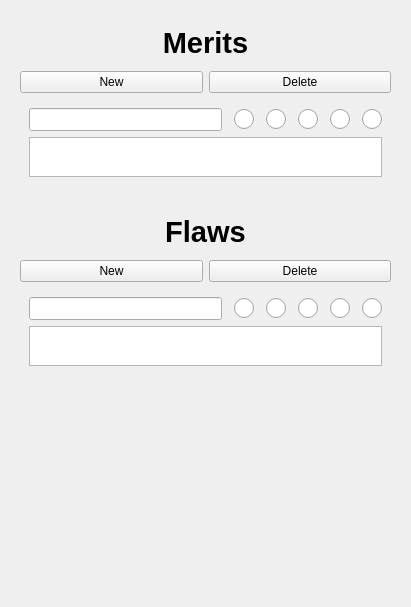
<?xml version="1.0" encoding="UTF-8"?>
<ui version="4.0">
 <class>AdvantagesAndDisadvantages</class>
 <widget class="QWidget" name="AdvantagesAndDisadvantages">
  <property name="geometry">
   <rect>
    <x>0</x>
    <y>0</y>
    <width>404</width>
    <height>607</height>
   </rect>
  </property>
  <property name="sizePolicy">
   <sizepolicy hsizetype="Ignored" vsizetype="Expanding">
    <horstretch>0</horstretch>
    <verstretch>0</verstretch>
   </sizepolicy>
  </property>
  <property name="windowTitle">
   <string>Form</string>
  </property>
  <layout class="QVBoxLayout" name="verticalLayout">
   <item>
    <widget class="QWidget" name="Merits" native="true">
     <property name="sizePolicy">
      <sizepolicy hsizetype="Minimum" vsizetype="Expanding">
       <horstretch>0</horstretch>
       <verstretch>0</verstretch>
      </sizepolicy>
     </property>
     <layout class="QVBoxLayout" name="verticalLayout_2">
      <item>
       <widget class="QLabel" name="label">
        <property name="font">
         <font>
          <pointsize>22</pointsize>
          <bold>true</bold>
         </font>
        </property>
        <property name="text">
         <string>Merits</string>
        </property>
        <property name="alignment">
         <set>Qt::AlignCenter</set>
        </property>
       </widget>
      </item>
      <item>
       <layout class="QHBoxLayout" name="horizontalLayout">
        <item>
         <widget class="QPushButton" name="addNewWidgetButton">
          <property name="sizePolicy">
           <sizepolicy hsizetype="Minimum" vsizetype="Maximum">
            <horstretch>0</horstretch>
            <verstretch>0</verstretch>
           </sizepolicy>
          </property>
          <property name="text">
           <string>New</string>
          </property>
         </widget>
        </item>
        <item>
         <widget class="QPushButton" name="deleteWidgetButton">
          <property name="sizePolicy">
           <sizepolicy hsizetype="Minimum" vsizetype="Maximum">
            <horstretch>0</horstretch>
            <verstretch>0</verstretch>
           </sizepolicy>
          </property>
          <property name="layoutDirection">
           <enum>Qt::RightToLeft</enum>
          </property>
          <property name="text">
           <string>Delete</string>
          </property>
         </widget>
        </item>
       </layout>
      </item>
      <item>
       <widget class="QWidget" name="Merit1" native="true">
        <property name="sizePolicy">
         <sizepolicy hsizetype="Minimum" vsizetype="Maximum">
          <horstretch>0</horstretch>
          <verstretch>0</verstretch>
         </sizepolicy>
        </property>
        <layout class="QVBoxLayout" name="MeritsDetail1">
         <item>
          <layout class="QHBoxLayout" name="MeritsNameDots">
           <property name="sizeConstraint">
            <enum>QLayout::SetDefaultConstraint</enum>
           </property>
           <item>
            <widget class="QLineEdit" name="meritLine">
             <property name="sizePolicy">
              <sizepolicy hsizetype="Minimum" vsizetype="Maximum">
               <horstretch>0</horstretch>
               <verstretch>0</verstretch>
              </sizepolicy>
             </property>
             <property name="minimumSize">
              <size>
               <width>125</width>
               <height>23</height>
              </size>
             </property>
             <property name="font">
              <font>
               <pointsize>16</pointsize>
               <bold>false</bold>
              </font>
             </property>
            </widget>
           </item>
           <item>
            <layout class="QHBoxLayout" name="LoresheetButtonsLayout_1">
             <property name="spacing">
              <number>6</number>
             </property>
             <property name="sizeConstraint">
              <enum>QLayout::SetMaximumSize</enum>
             </property>
             <item>
              <widget class="QRadioButton" name="loresheetButton">
               <property name="sizePolicy">
                <sizepolicy hsizetype="Fixed" vsizetype="Fixed">
                 <horstretch>0</horstretch>
                 <verstretch>0</verstretch>
                </sizepolicy>
               </property>
               <property name="layoutDirection">
                <enum>Qt::RightToLeft</enum>
               </property>
               <property name="styleSheet">
                <string notr="true">QRadioButton::indicator{

width: 20px;
height: 20px;
}</string>
               </property>
               <property name="text">
                <string/>
               </property>
               <property name="autoExclusive">
                <bool>false</bool>
               </property>
               <attribute name="buttonGroup">
                <string notr="true">MeritButtonGroup1</string>
               </attribute>
              </widget>
             </item>
             <item>
              <widget class="QRadioButton" name="loresheetButton_2">
               <property name="sizePolicy">
                <sizepolicy hsizetype="Fixed" vsizetype="Fixed">
                 <horstretch>0</horstretch>
                 <verstretch>0</verstretch>
                </sizepolicy>
               </property>
               <property name="layoutDirection">
                <enum>Qt::RightToLeft</enum>
               </property>
               <property name="styleSheet">
                <string notr="true">QRadioButton::indicator{

width: 20px;
height: 20px;
}</string>
               </property>
               <property name="text">
                <string/>
               </property>
               <property name="autoExclusive">
                <bool>false</bool>
               </property>
               <attribute name="buttonGroup">
                <string notr="true">MeritButtonGroup1</string>
               </attribute>
              </widget>
             </item>
             <item>
              <widget class="QRadioButton" name="loresheetButton_3">
               <property name="sizePolicy">
                <sizepolicy hsizetype="Fixed" vsizetype="Fixed">
                 <horstretch>0</horstretch>
                 <verstretch>0</verstretch>
                </sizepolicy>
               </property>
               <property name="layoutDirection">
                <enum>Qt::RightToLeft</enum>
               </property>
               <property name="styleSheet">
                <string notr="true">QRadioButton::indicator{

width: 20px;
height: 20px;
}</string>
               </property>
               <property name="text">
                <string/>
               </property>
               <property name="autoExclusive">
                <bool>false</bool>
               </property>
               <attribute name="buttonGroup">
                <string notr="true">MeritButtonGroup1</string>
               </attribute>
              </widget>
             </item>
             <item>
              <widget class="QRadioButton" name="loresheetButton_4">
               <property name="sizePolicy">
                <sizepolicy hsizetype="Fixed" vsizetype="Fixed">
                 <horstretch>0</horstretch>
                 <verstretch>0</verstretch>
                </sizepolicy>
               </property>
               <property name="layoutDirection">
                <enum>Qt::RightToLeft</enum>
               </property>
               <property name="styleSheet">
                <string notr="true">QRadioButton::indicator{

width: 20px;
height: 20px;
}</string>
               </property>
               <property name="text">
                <string/>
               </property>
               <property name="autoExclusive">
                <bool>false</bool>
               </property>
               <attribute name="buttonGroup">
                <string notr="true">MeritButtonGroup1</string>
               </attribute>
              </widget>
             </item>
             <item>
              <widget class="QRadioButton" name="loresheetButton_5">
               <property name="sizePolicy">
                <sizepolicy hsizetype="Fixed" vsizetype="Fixed">
                 <horstretch>0</horstretch>
                 <verstretch>0</verstretch>
                </sizepolicy>
               </property>
               <property name="layoutDirection">
                <enum>Qt::RightToLeft</enum>
               </property>
               <property name="styleSheet">
                <string notr="true">QRadioButton::indicator{

width: 20px;
height: 20px;
}</string>
               </property>
               <property name="text">
                <string/>
               </property>
               <property name="autoExclusive">
                <bool>false</bool>
               </property>
               <attribute name="buttonGroup">
                <string notr="true">MeritButtonGroup1</string>
               </attribute>
              </widget>
             </item>
            </layout>
           </item>
          </layout>
         </item>
         <item>
          <widget class="QTextEdit" name="textEdit">
           <property name="sizePolicy">
            <sizepolicy hsizetype="Minimum" vsizetype="Fixed">
             <horstretch>0</horstretch>
             <verstretch>0</verstretch>
            </sizepolicy>
           </property>
           <property name="maximumSize">
            <size>
             <width>16777215</width>
             <height>40</height>
            </size>
           </property>
          </widget>
         </item>
        </layout>
       </widget>
      </item>
     </layout>
    </widget>
   </item>
   <item>
    <widget class="QWidget" name="Flaws" native="true">
     <property name="sizePolicy">
      <sizepolicy hsizetype="Minimum" vsizetype="Expanding">
       <horstretch>0</horstretch>
       <verstretch>0</verstretch>
      </sizepolicy>
     </property>
     <layout class="QVBoxLayout" name="verticalLayout_3">
      <item>
       <widget class="QLabel" name="label_2">
        <property name="font">
         <font>
          <pointsize>22</pointsize>
          <bold>true</bold>
         </font>
        </property>
        <property name="text">
         <string>Flaws</string>
        </property>
        <property name="alignment">
         <set>Qt::AlignCenter</set>
        </property>
       </widget>
      </item>
      <item>
       <layout class="QHBoxLayout" name="horizontalLayout_2">
        <item>
         <widget class="QPushButton" name="addNewWidgetButton_2">
          <property name="sizePolicy">
           <sizepolicy hsizetype="Minimum" vsizetype="Maximum">
            <horstretch>0</horstretch>
            <verstretch>0</verstretch>
           </sizepolicy>
          </property>
          <property name="text">
           <string>New</string>
          </property>
         </widget>
        </item>
        <item>
         <widget class="QPushButton" name="deleteWidgetButton_2">
          <property name="sizePolicy">
           <sizepolicy hsizetype="Minimum" vsizetype="Maximum">
            <horstretch>0</horstretch>
            <verstretch>0</verstretch>
           </sizepolicy>
          </property>
          <property name="layoutDirection">
           <enum>Qt::RightToLeft</enum>
          </property>
          <property name="text">
           <string>Delete</string>
          </property>
         </widget>
        </item>
       </layout>
      </item>
      <item>
       <widget class="QWidget" name="Flaw1" native="true">
        <property name="sizePolicy">
         <sizepolicy hsizetype="Minimum" vsizetype="Maximum">
          <horstretch>0</horstretch>
          <verstretch>0</verstretch>
         </sizepolicy>
        </property>
        <layout class="QVBoxLayout" name="FlawsDetail1">
         <item>
          <layout class="QHBoxLayout" name="LoresheetNameDots_2">
           <property name="sizeConstraint">
            <enum>QLayout::SetDefaultConstraint</enum>
           </property>
           <item>
            <widget class="QLineEdit" name="flawLine">
             <property name="sizePolicy">
              <sizepolicy hsizetype="Minimum" vsizetype="Maximum">
               <horstretch>0</horstretch>
               <verstretch>0</verstretch>
              </sizepolicy>
             </property>
             <property name="minimumSize">
              <size>
               <width>125</width>
               <height>23</height>
              </size>
             </property>
             <property name="font">
              <font>
               <pointsize>16</pointsize>
               <bold>false</bold>
              </font>
             </property>
            </widget>
           </item>
           <item>
            <layout class="QHBoxLayout" name="FlawsButtonsLayout_2">
             <property name="spacing">
              <number>6</number>
             </property>
             <property name="sizeConstraint">
              <enum>QLayout::SetMaximumSize</enum>
             </property>
             <item>
              <widget class="QRadioButton" name="loresheetButton_6">
               <property name="sizePolicy">
                <sizepolicy hsizetype="Fixed" vsizetype="Fixed">
                 <horstretch>0</horstretch>
                 <verstretch>0</verstretch>
                </sizepolicy>
               </property>
               <property name="layoutDirection">
                <enum>Qt::RightToLeft</enum>
               </property>
               <property name="styleSheet">
                <string notr="true">QRadioButton::indicator{

width: 20px;
height: 20px;
}</string>
               </property>
               <property name="text">
                <string/>
               </property>
               <property name="autoExclusive">
                <bool>false</bool>
               </property>
               <attribute name="buttonGroup">
                <string notr="true">FlawButtonGroup1</string>
               </attribute>
              </widget>
             </item>
             <item>
              <widget class="QRadioButton" name="loresheetButton_7">
               <property name="sizePolicy">
                <sizepolicy hsizetype="Fixed" vsizetype="Fixed">
                 <horstretch>0</horstretch>
                 <verstretch>0</verstretch>
                </sizepolicy>
               </property>
               <property name="layoutDirection">
                <enum>Qt::RightToLeft</enum>
               </property>
               <property name="styleSheet">
                <string notr="true">QRadioButton::indicator{

width: 20px;
height: 20px;
}</string>
               </property>
               <property name="text">
                <string/>
               </property>
               <property name="autoExclusive">
                <bool>false</bool>
               </property>
               <attribute name="buttonGroup">
                <string notr="true">FlawButtonGroup1</string>
               </attribute>
              </widget>
             </item>
             <item>
              <widget class="QRadioButton" name="loresheetButton_8">
               <property name="sizePolicy">
                <sizepolicy hsizetype="Fixed" vsizetype="Fixed">
                 <horstretch>0</horstretch>
                 <verstretch>0</verstretch>
                </sizepolicy>
               </property>
               <property name="layoutDirection">
                <enum>Qt::RightToLeft</enum>
               </property>
               <property name="styleSheet">
                <string notr="true">QRadioButton::indicator{

width: 20px;
height: 20px;
}</string>
               </property>
               <property name="text">
                <string/>
               </property>
               <property name="autoExclusive">
                <bool>false</bool>
               </property>
               <attribute name="buttonGroup">
                <string notr="true">FlawButtonGroup1</string>
               </attribute>
              </widget>
             </item>
             <item>
              <widget class="QRadioButton" name="loresheetButton_9">
               <property name="sizePolicy">
                <sizepolicy hsizetype="Fixed" vsizetype="Fixed">
                 <horstretch>0</horstretch>
                 <verstretch>0</verstretch>
                </sizepolicy>
               </property>
               <property name="layoutDirection">
                <enum>Qt::RightToLeft</enum>
               </property>
               <property name="styleSheet">
                <string notr="true">QRadioButton::indicator{

width: 20px;
height: 20px;
}</string>
               </property>
               <property name="text">
                <string/>
               </property>
               <property name="autoExclusive">
                <bool>false</bool>
               </property>
               <attribute name="buttonGroup">
                <string notr="true">FlawButtonGroup1</string>
               </attribute>
              </widget>
             </item>
             <item>
              <widget class="QRadioButton" name="loresheetButton_10">
               <property name="sizePolicy">
                <sizepolicy hsizetype="Fixed" vsizetype="Fixed">
                 <horstretch>0</horstretch>
                 <verstretch>0</verstretch>
                </sizepolicy>
               </property>
               <property name="layoutDirection">
                <enum>Qt::RightToLeft</enum>
               </property>
               <property name="styleSheet">
                <string notr="true">QRadioButton::indicator{

width: 20px;
height: 20px;
}</string>
               </property>
               <property name="text">
                <string/>
               </property>
               <property name="autoExclusive">
                <bool>false</bool>
               </property>
               <attribute name="buttonGroup">
                <string notr="true">FlawButtonGroup1</string>
               </attribute>
              </widget>
             </item>
            </layout>
           </item>
          </layout>
         </item>
         <item>
          <widget class="QTextEdit" name="textEdit_2">
           <property name="sizePolicy">
            <sizepolicy hsizetype="Minimum" vsizetype="Fixed">
             <horstretch>0</horstretch>
             <verstretch>0</verstretch>
            </sizepolicy>
           </property>
           <property name="maximumSize">
            <size>
             <width>16777215</width>
             <height>40</height>
            </size>
           </property>
          </widget>
         </item>
        </layout>
       </widget>
      </item>
     </layout>
    </widget>
   </item>
   <item>
    <widget class="QPushButton" name="lockButton">
     <property name="sizePolicy">
      <sizepolicy hsizetype="Fixed" vsizetype="Fixed">
       <horstretch>0</horstretch>
       <verstretch>0</verstretch>
      </sizepolicy>
     </property>
     <property name="layoutDirection">
      <enum>Qt::RightToLeft</enum>
     </property>
     <property name="text">
      <string/>
     </property>
     <property name="icon">
      <iconset resource="resources.qrc">
       <normaloff>:/images/icons/unlock20x20.png</normaloff>:/images/icons/unlock20x20.png</iconset>
     </property>
     <property name="iconSize">
      <size>
       <width>20</width>
       <height>20</height>
      </size>
     </property>
     <property name="checkable">
      <bool>true</bool>
     </property>
     <property name="flat">
      <bool>true</bool>
     </property>
    </widget>
   </item>
   <item>
    <spacer name="verticalSpacer">
     <property name="orientation">
      <enum>Qt::Vertical</enum>
     </property>
     <property name="sizeHint" stdset="0">
      <size>
       <width>20</width>
       <height>66</height>
      </size>
     </property>
    </spacer>
   </item>
  </layout>
 </widget>
 <resources>
  <include location="resources.qrc"/>
 </resources>
 <connections/>
 <buttongroups>
  <buttongroup name="FlawButtonGroup1">
   <property name="exclusive">
    <bool>false</bool>
   </property>
  </buttongroup>
  <buttongroup name="MeritButtonGroup1">
   <property name="exclusive">
    <bool>false</bool>
   </property>
  </buttongroup>
 </buttongroups>
</ui>
